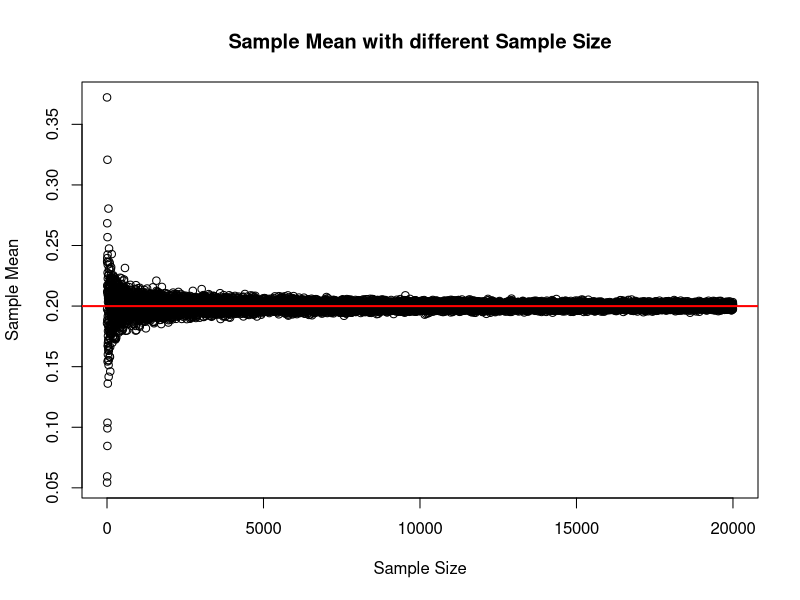
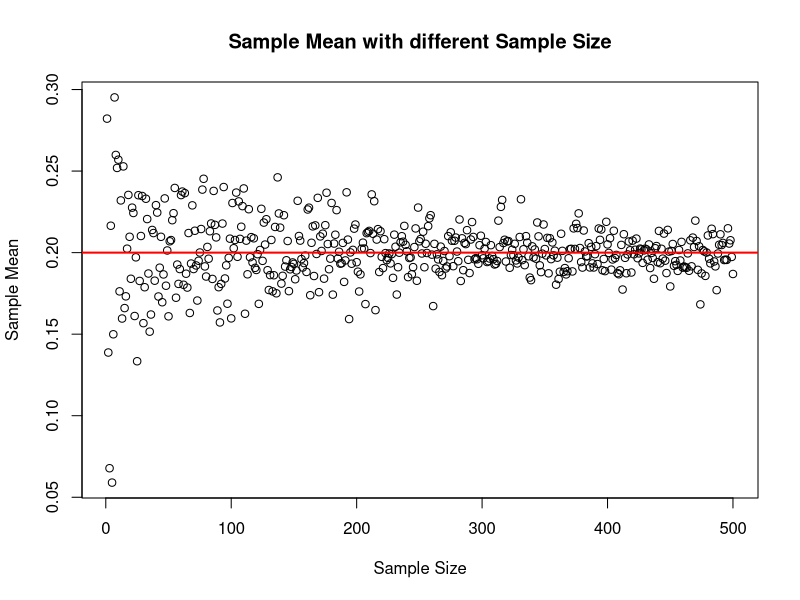
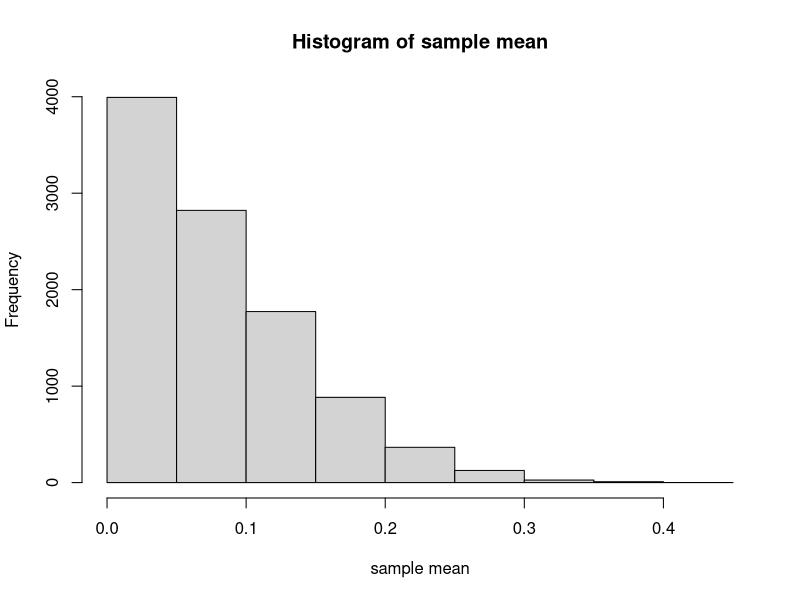
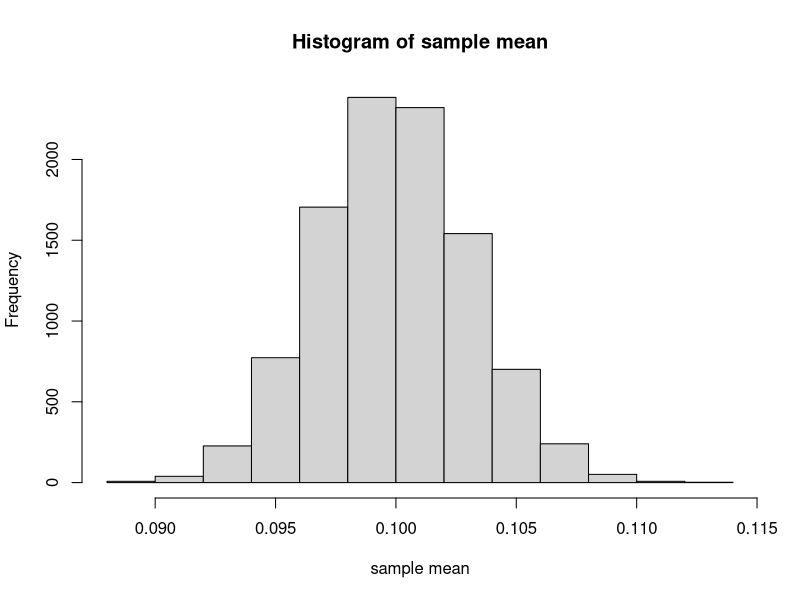
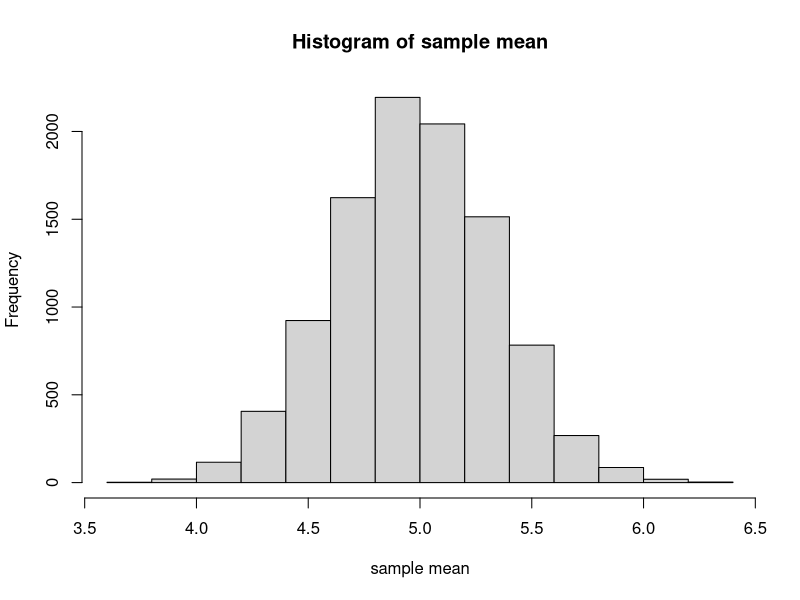
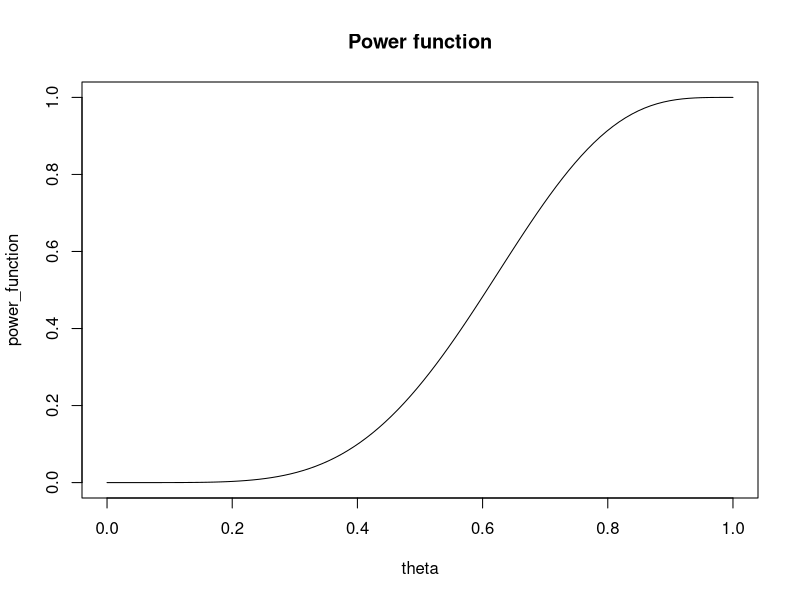
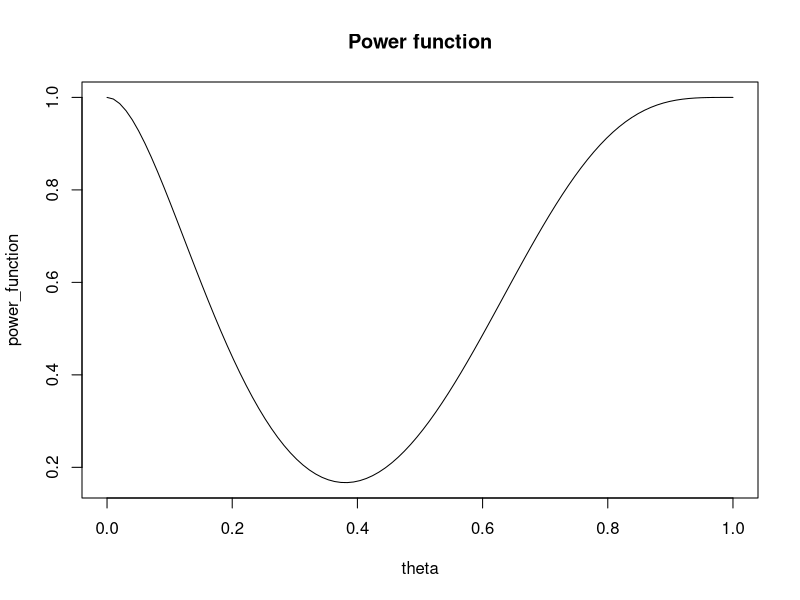
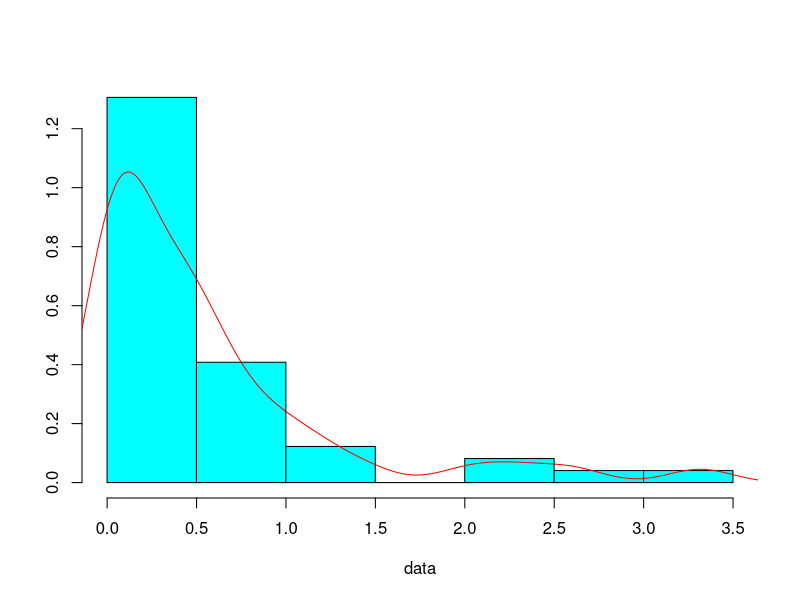

Write R code to recreate these figures, in order. (Note: this script raises an error after producing the figures.)
## ---- chunk 1
set.seed(46) # make the results replicable
Exponential_sample_mean = function(n){
  X = rexp(n, 5)
  return (mean(X))
}
## ---- chunk 2
n = c(1 : 20000)# 10^5 takes too much time to run
Mn = unlist(lapply(n, Exponential_sample_mean)) #here lapply returns a list and we can not use a list to draw graph
plot(Mn, xlab = "Sample Size", main = "Sample Mean with different Sample Size", ylab = "Sample Mean")
abline(h = 0.2, col = "red", lwd = 2)
## ---- chunk 3
n = c(1 : 500)
Mn = unlist(lapply(n,Exponential_sample_mean)) 
plot(Mn, xlab = "Sample Size", main = "Sample Mean with different Sample Size", ylab = "Sample Mean")
abline(h = 0.2, col = "red", lwd = 2)
## ---- chunk 4
set.seed(46)
Binom_sample_mean = function(n = 20, p = 0.01){
  X = rbinom(n, 10, p) 
  return (mean(X))
}
## ---- chunk 5
sample_mean_10e4 = replicate(10000, Binom_sample_mean(20, 0.01))
hist(sample_mean_10e4, main ="Histogram of sample mean", xlab = "sample mean")
## ---- chunk 6
sample_mean_10e4 = replicate(10000, Binom_sample_mean(10000,0.01))
hist(sample_mean_10e4, main ="Histogram of sample mean", xlab = "sample mean")
## ---- chunk 7
sample_mean_10e4 = replicate(10000, Binom_sample_mean(20,0.5))
hist(sample_mean_10e4, main ="Histogram of sample mean", xlab = "sample mean")
## ---- chunk 8
c1 = c(0:9)
c2 = c(0:9)
probability_y_lessthanorequalc1 = pbinom(c1, 9, 0.4)
probability_y_morethanorequalc2 = 1-pbinom(c2-1, 9, 0.4)
df = data.frame(probability_y_lessthanorequalc1,probability_y_morethanorequalc2, row.names = c(0:9))
df
## ---- chunk 9
theta = seq(0, 1, length = 100)
power_function = 1 - pbinom(6 - 1, 9, theta)
plot(theta,type = "l" , power_function, xlab = "theta", main = "Power function")
## ---- chunk 10
power_function = 1 - pbinom(6 - 1, 9, theta) + pbinom(1, 9, theta)
plot(theta, type = "l", power_function, xlab = "theta", main = "Power function")
## ---- chunk 11
csv = read.csv("Prob4_data.txt")
data = csv[[1]] # We need a numeric series instead of a dataframe.
library(MASS)
truehist(data) # truehist function works better if you want to draw the density curve.
lines(density(data),col = "red")
## ---- chunk 12
a_mom = mean(data)^2 / (mean(data^2) - mean(data)^2)
b_mom = mean(data) / (mean(data^2) - mean(data)^2)
## ---- chunk 13
bootstrap_mean = rep(0,1000)
bootstrap_a = rep(0,1000)
bootstrap_b = rep(0,1000)
## ---- chunk 14
for (i in 1:1000) {
  bootstrap_sample = sample(data,length(data),replace = T)
  bootstrap_mean[i] = mean(bootstrap_sample)
  bootstrap_a[i] = (bootstrap_mean[i]^2) / (mean(bootstrap_sample^2) - bootstrap_mean[i]^2)
  bootstrap_b[i] = (bootstrap_mean[i])/ (mean(bootstrap_sample^2) - bootstrap_mean[i]^2)
}
## ---- chunk 15
standard_error = sd(bootstrap_mean)
Bootstrap_mean = mean(bootstrap_mean)
Bootstrap_a = mean(bootstrap_a)
Bootstrap_b = mean(bootstrap_b)
## ---- chunk 16
left_ci_a = Bootstrap_a-pt(0.975,999)*sd(bootstrap_a)
right_ci_a = Bootstrap_a+pt(0.975,999)*sd(bootstrap_a)
left_ci_b = Bootstrap_b-pt(0.975,999)*sd(bootstrap_b)
right_ci_b = Bootstrap_b+pt(0.975,999)*sd(bootstrap_b)
cat("the 95% ci for a is","[",left_ci_a, right_ci_a,"]","\n","the 95% ci for b is","[",left_ci_b, right_ci_b,"]")
## ---- chunk 17
a_mom
Bootstrap_a
b_mom
Bootstrap_b
## ---- chunk 18
population = seq(1, 10000)
set.seed(46)
## ---- chunk 19
simple_random_sample = sample(500, population)
## ---- chunk 20
iid_sample = sample(500, population, replace = T)
## ---- chunk 21
set.seed(46)
sample1 = rnorm(30, 10, 2)
sample2 = rnorm(1, 30, 2)
## ---- chunk 22
sample = c(sample1, sample2)
boxplot(sample, main = "Box Plot of the Sample")
## ---- chunk 23
likelihood = function(theta){
  likelihood = exp((-(theta-1)^2)/2)+3*exp(-((theta-2)^2)/2)
  return (likelihood)
}
## ---- chunk 24
thetas= seq(-10, 10, length.out = 1000)
MLE = thetas[which.max(likelihood(thetas))]
MLE
plot(thetas, likelihood(thetas), main = "Likelihood Function")
## ---- chunk 25
plot(thetas, type = "l", log(likelihood(thetas)), main = "Log Likelihood Function")
## ---- chunk 26
 L_lefthand = function(x = 4, N, M, k = 20){ # Here M is the left_handed in the polulation, N is the population.
   return(choose(M,x)*choose(N-M, k-x)/choose(N,k))
 }
## ---- chunk 27
thetas_ = c(1:10000)/10000
logL_ = log(L_lefthand(N = 10000, M = 10000 * thetas_ ))
plot(thetas_, type = "l", logL_, main = "log-likelihood function", xlab = "theta")
MLE_ = thetas_[which.max(logL_)]
MLE_
## ---- chunk 28
thetas__ = c(4:34)/50
logL__ = log(L_lefthand(N = 50, M = 50 * thetas__ ))
plot(thetas__, type = "l", logL__, main = "log-likelihood function", xlab = "theta")
MLE__ = thetas__[which.max(logL__)]
MLE__
## ---- chunk 29
set.seed(46)
isin_interval = function(n){
  sample = rnorm(n, 0 ,1)
  Normal_mean = mean(sample)
  Normal_sd = sd(sample)
  if (Normal_mean + Normal_sd/sqrt(n) >0 && Normal_mean - Normal_sd/sqrt(n) < 0){
    return(1) # 1 means mu is in the interval, 0 means not 
  }else{
    return(0)  
     }
}
## ---- chunk 30
Total_sample_5 = replicate(10000,isin_interval(5))
prop_5 = sum(Total_sample_5)/10000
prop_5
## ---- chunk 31
Total_sample_10 = replicate(10000,isin_interval(10))
prop_10 = sum(Total_sample_10)/10000
prop_10
## ---- chunk 32
Total_sample_50 = replicate(10000,isin_interval(50))
prop_50 = sum(Total_sample_50)/10000
prop_50
## ---- chunk 33
set.seed(46)
X<-c(3.27, -1.24, 3.97, 2.25, 3.47, -0.09, 7.45, 6.20, 3.74, 4.12, 1.42, 2.75, -1.48, 4.97, 8.00, 3.26, 0.15, -3.64, 4.88, 4.55)
## ---- chunk 34
F3_hat = pnorm((3 - mean(X))/sd(X))
F3 = length(X[which(X < 3)])/length(X)
bias = (F3_hat - F3)^2
## ---- chunk 35
bootstrap = function(){
  X_bootstrap = sample(X, length(X), replace = T)
  F3_hat_boot = pnorm((3 - mean(X_bootstrap))/sd(X_bootstrap))
  return(F3_hat_boot)
}
## ---- chunk 36
bootstrap_1000 = replicate(1000,bootstrap())
bias_1000 = (mean(bootstrap_1000) - F3)^2
boostrap_1000_MSE = bias_1000 + var(bootstrap_1000)
boostrap_1000_MSE
## ---- chunk 37
bootstrap_10000 = replicate(10000,bootstrap())
bias_10000 = (mean(bootstrap_10000) - F3)^2
boostrap_10000_MSE = bias_10000 + var(bootstrap_10000)
boostrap_10000_MSE
